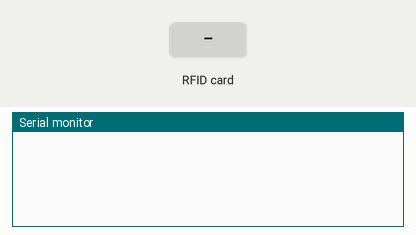
This sketch was run on a simulated Arduino Uno, built with avr-gcc and run on an emulated ATmega328P. Parts: the last lines printed to the serial monitor. The test bench sets the inputs (shaded band).

Above: at 1.2 s.
1.3 s: RFID card AB CD EF 12 held to the reader
At 1.7 s:
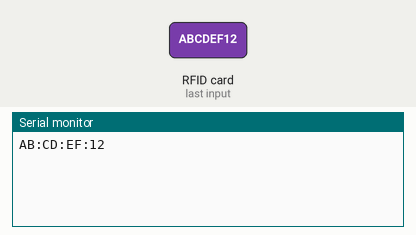
2.8 s: RFID card 5E 7A 19 C4 held to the reader
At 4.2 s:
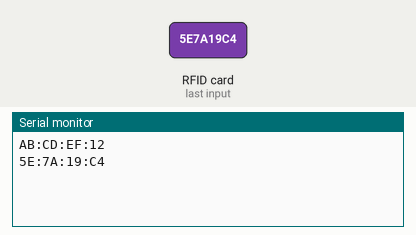

The sketch:

Nodejs_Arduino.ino
```cpp
#include "MFRC522.h"

MFRC522 rfid(10, 9);  // Kütüphane tanımlanıyor

String kart = "AB:CD:EF:12";  // Bildiğimiz RFID kartın UID'sini buraya yazalım

void setup() {
  Serial.begin(9600);  // Seri Port Ekranı başlatılıyor
  SPI.begin();         // SPI bağlantısı başlatılıyor
  rfid.PCD_Init();     // Kütüphane başlatılıyor
}

void loop() {
  if (rfid.PICC_IsNewCardPresent()) { RFID(); }  // Kart yaklaştırılana kadar bekle
  delay(100);
}

void RFID() {
  rfid.PICC_ReadCardSerial();  // Bağlantı kuruluyor


  Serial.println(kartID());  // Yaklaştırılan kartın seri numarası (UID)


  rfid.PICC_HaltA();  // Kart ile iletişimi sonlandıralım
  rfid.PCD_StopCrypto1();
}

String kartID() {  // Bu bölümde kartın seri numarası onaltılı değere dönüştürülüyor
  String metin = "";
  for (int x = 0; x < rfid.uid.size; x++) {
    if (rfid.uid.uidByte[x] < 10) metin += "0";
    metin += String(rfid.uid.uidByte[x], HEX);
    if (x < rfid.uid.size - 1) metin += ":";
    metin.toUpperCase();
  }
  return metin;
}
```

Measured:
- after the input at 1.3 s, the serial monitor: prints a new line at once (image 1)
- after the input at 2.8 s, the serial monitor: prints a new line after 0.11 s (image 2)
